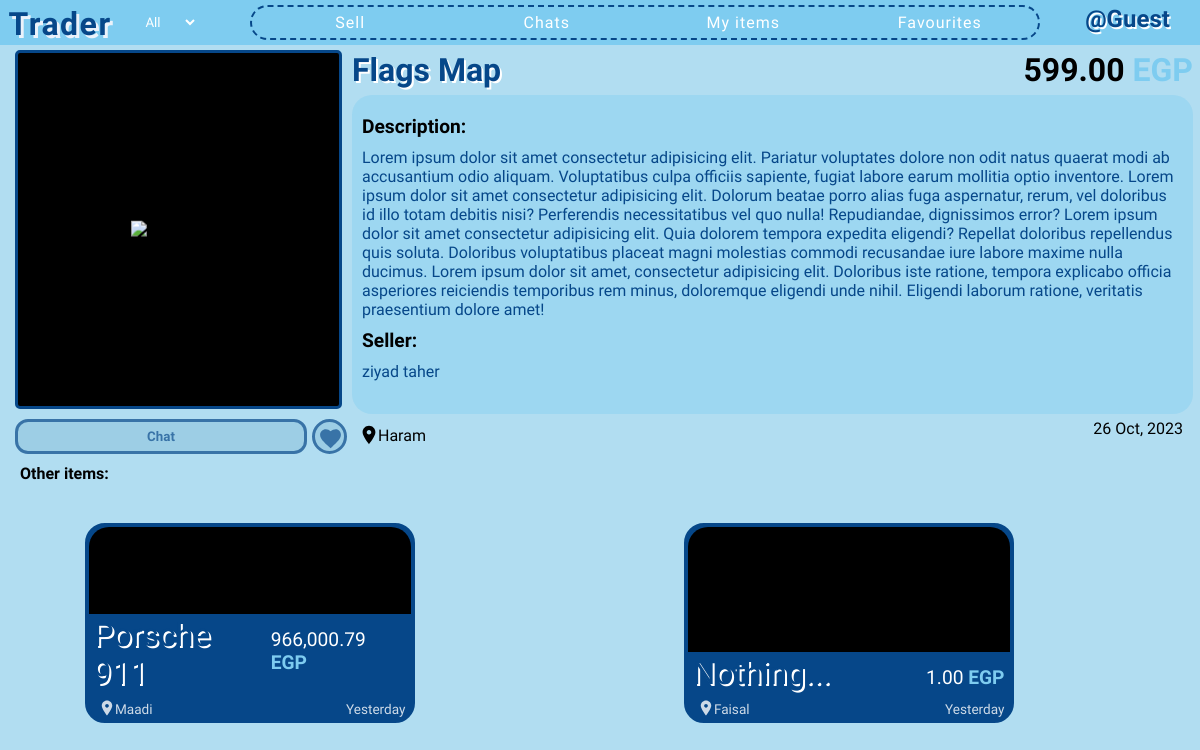
The app's page /1/, older data.
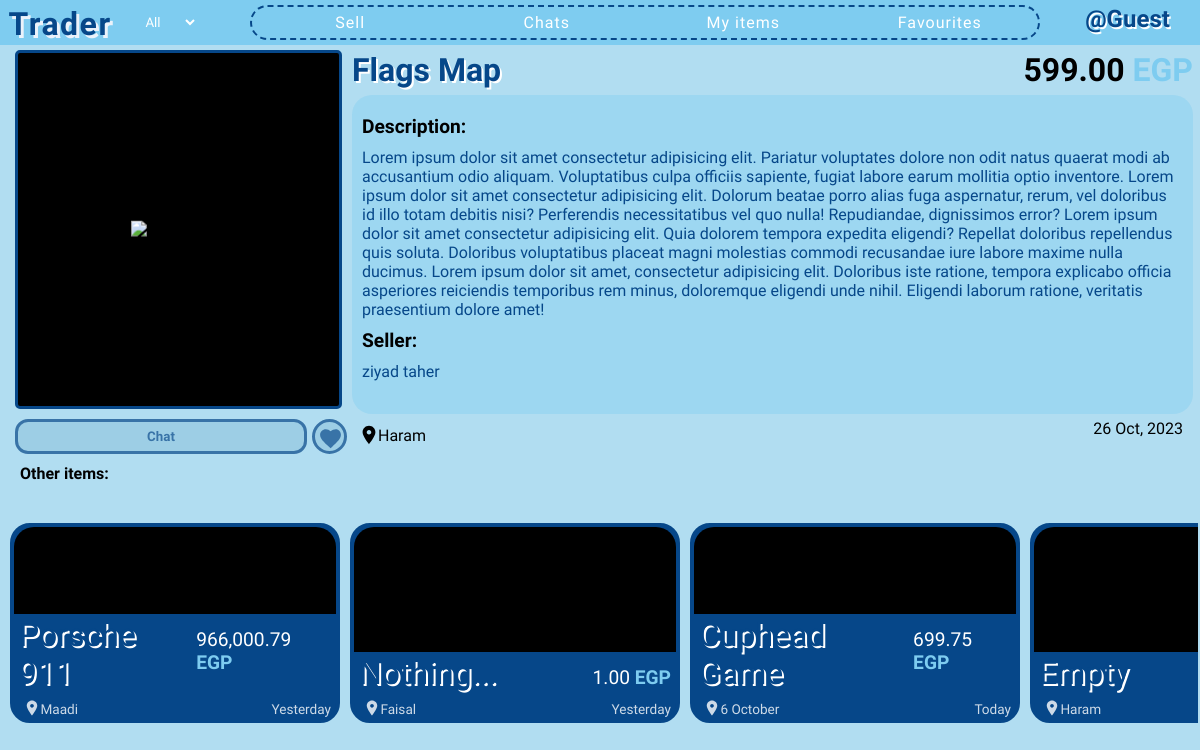
The same page, newer data.
### app/models.py (models this page shows)
class Item(db.Model):
    id = db.Column(db.Integer, primary_key=True)
    title = db.Column(db.String(100), nullable=False)
    description = db.Column(db.Text, nullable=False)
    location = db.Column(db.String(100), nullable=False)
    price = db.Column(db.Float, default=0, nullable=False)
    is_sold = db.Column(db.Boolean, default=False)
    created_at = db.Column(db.DateTime)
    owner = db.Column(db.Integer, db.ForeignKey("user.id", ondelete='CASCADE'), nullable=False)
    images = db.relationship('Image', backref='images_set', lazy=True)
    chats = db.relationship('Chat', backref='chats_set', lazy=True)

### app/routes.py (the view)
@app.get("/<int:item_id>/")
def single_item(item_id):
    items = []
    item = None
    for entry in Item.query.all():
        if entry.id == item_id:
            item = entry
            seller = User.query.get(item.owner)
        else:
            items.append(entry)
    if not item:
        abort(404)
    if current_user.is_authenticated:
        is_favourite = item in current_user.favourites
    else:
        is_favourite = False
    return render_template("single-item.html", items=items, item=item, seller=seller, is_favourite=is_favourite)

### app/__init__.py (called while the page is built)
def price_format(float):
    return '{:,.2f}'.format(float)

### app/templates/single-item.html (shortened to what this page needs)
{% extends 'base.html' %}
{% block head %}
    <link rel="stylesheet" href="{{ url_for('static', filename='css/partials/item.css') }}">
    <link rel="stylesheet" href="{{ url_for('static', filename='css/single-item.css') }}">
{% endblock %}
{% block content %}
    <div class="grid-cont">
        <div class="item-img-cont">
            <img src="{{ url_for('serve_image', img_id=item.images[0].id) }}" alt="item-image">
        </div>
        {% if current_user.id == seller.id %}
        <div class="seller-btns">
            <button class="edit-btn" onclick="window.location.href = `{{ url_for('edit_item', item_id=item.id) }}?next={{ url_for('single_item', item_id=item.id) }}`">Edit</button>
            <button class="delete-btn" onclick="window.location.href = `{{ url_for('delete_item', item_id=item.id) }}?next={{ url_for('index') }}`">Delete</button>
        </div>
        {% else %}
        <button class="chat-btn" onclick="goToChat()">Chat</button>
        <button class="favourite-btn {% if is_favourite %}fav{% endif %}" onclick="toggleFavourite()">
            <svg
            width="25"
            height="25"
            xmlns="http://www.w3.org/2000/svg"
            viewBox="0 0 24 24"
            >
            <path
                d="M12 21.35l-1.45-1.32C5.4 15.36 2 12.28 2 8.5 2 5.42 4.42 3 7.5 3c1.74 0 3.41.81 4.5 2.09C13.59 3.81 15.26 3 17 3 20.08 3 22 5.42 22 8.5c0 3.78-3.4 6.86-8.55 11.54L12 21.35z"
            />
            </svg>
        </button>
        {% endif %}
        <div class="title-price">
            <h2 class="item-title">{{ item.title }}</h2>
            <div class="price-cont">{{ price_format(item.price) }} <span class="egp">EGP</span></div>
        </div>
        <div class="description-cont">
            <div>Description:</div>
            {{ item.description }}
            <div>Seller:</div>
            {{ seller.firstname }} {{ seller.lastname }}
        </div>
        <div class="location-cont">
            <svg
                width="22px"
                height="22px"
                xmlns="http://www.w3.org/2000/svg"
                viewBox="0 0 24 24"
                fill="#000000"
            >
                <path d="M12 2C8.13 2 5 5.13 5 9c0 4.25 7 13 7 13s7-8.75 7-13c0-3.87-3.13-7-7-7zm0 9.5c-1.38 0-2.5-1.12-2.5-2.5s1.12-2.5 2.5-2.5 2.5 1.12 2.5 2.5-1.12 2.5-2.5 2.5z" />
            </svg> {{ item.location }}
        </div>
        <div class="item-created-at">{{ date_format(item.created_at, force_datetime=True) }}</div>
        <div class="other-items-cont">
            <div class="title">Other items:</div>
            <div class="other-items">
                {% for item in items %}
                    {% include 'partials/item.html' %}
                {% endfor %}
            </div>
        </div>
    </div>
{% endblock %}

### app/templates/partials/item.html (shortened to what this page needs)
<div class="single-item-cont location-{% if item.location == '6 October' %}october{% else %}{{ item.location|lower }}{% endif %}" id="item-{{ item.id }}">
    <a class="item" href="{{ url_for('single_item', item_id=item.id) }}">
        <div class="img-cont">
        </div>
        <div class="upper">
            <div class="item-title">{{ item.title }}</div>
            <div class="item-price">{{ price_format(item.price) }} <span class="egp">EGP</span></div>
        </div>
        <div class="lower">
            <div class="item-location">
                <svg
                    width="18px"
                    height="18px"
                    xmlns="http://www.w3.org/2000/svg"
                    viewBox="0 0 24 24"
                    fill="#fff"
                >
                    <path d="M12 2C8.13 2 5 5.13 5 9c0 4.25 7 13 7 13s7-8.75 7-13c0-3.87-3.13-7-7-7zm0 9.5c-1.38 0-2.5-1.12-2.5-2.5s1.12-2.5 2.5-2.5 2.5 1.12 2.5 2.5-1.12 2.5-2.5 2.5z" />
                </svg> {{ item.location }}
            </div>
            <div>{{ date_format(item.created_at) }}</div>
        </div>
    </a>
</div>

Row changes from the older to the newer data that the page shows:
added Item: title "Cuphead Game", price "699.75", location "6 October", created_at "Today"
added Item: title "Empty", location "Haram"
